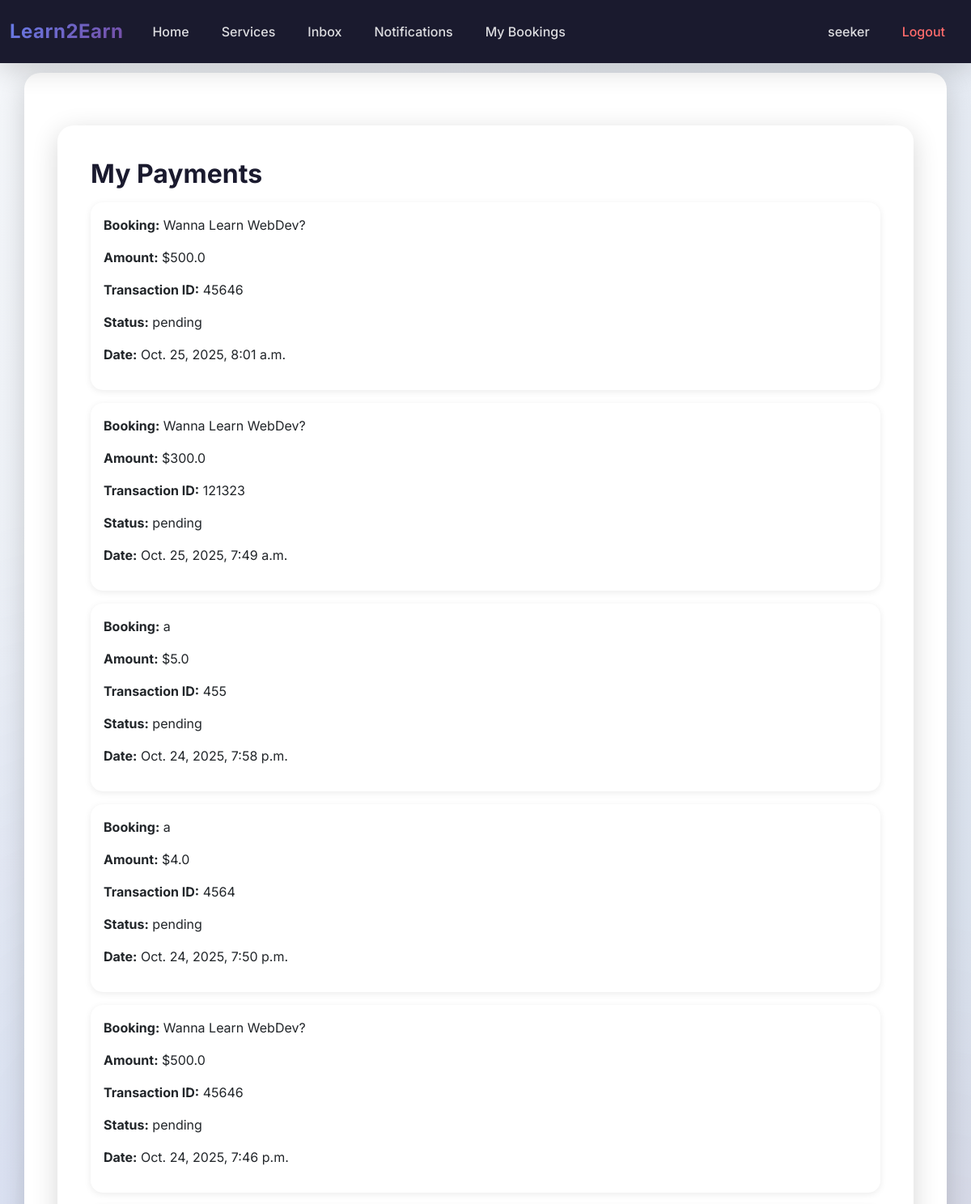
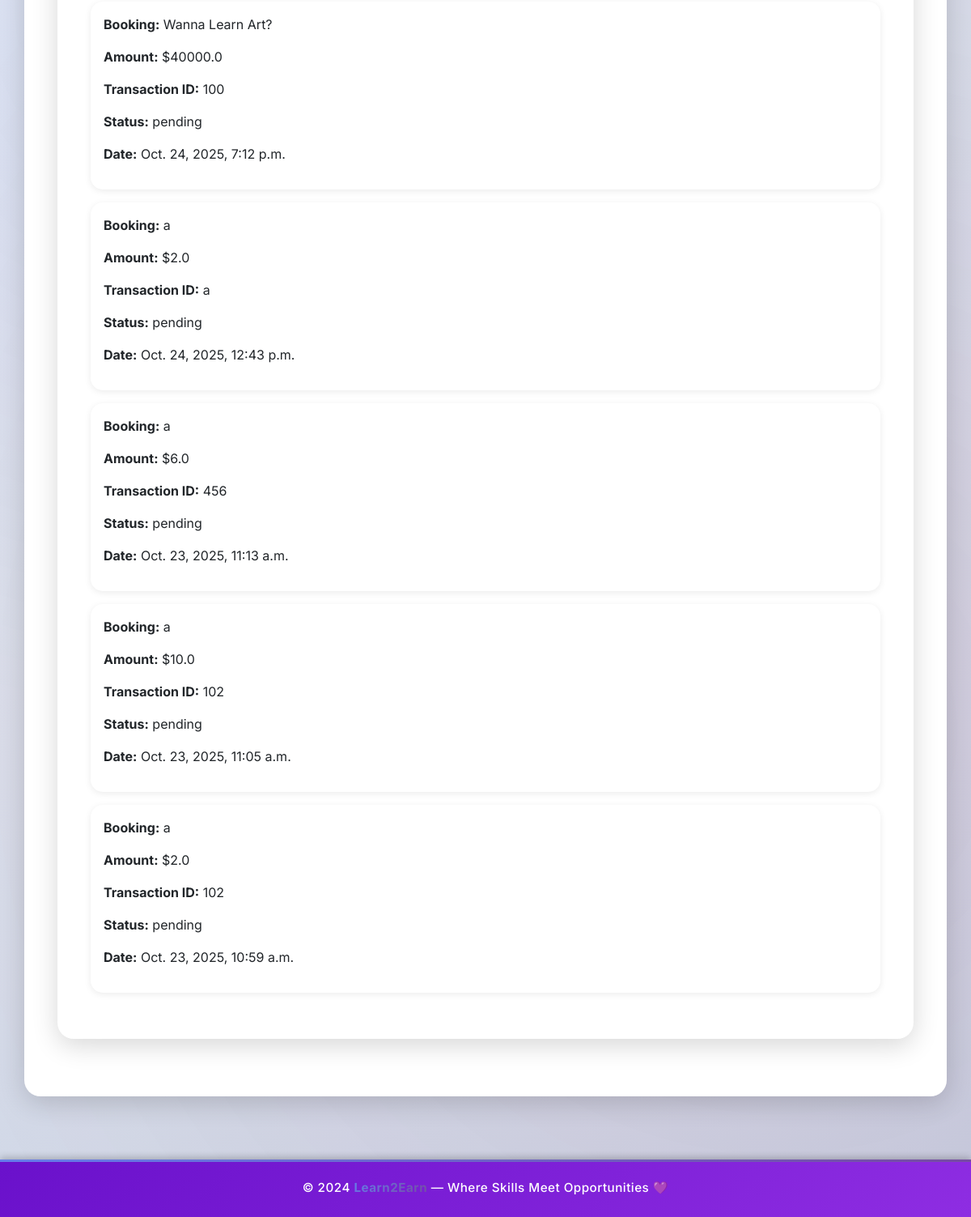
The page /reservation/my-payments/ (signed in) on the database its author committed (2 pictures, top to bottom).
### Learn2Earn/reservation/models.py (models this page shows, shortened)
class Payment(models.Model):
    STATUS_CHOICES = [
        ('pending', 'Pending'),
        ('completed', 'Completed'),
        ('failed', 'Failed'),
    ]
    booking = models.ForeignKey(Booking, on_delete=models.CASCADE)
    amount = models.FloatField()
    transaction_id = models.CharField(max_length=100)
    status = models.CharField(max_length=20, choices=STATUS_CHOICES, default='pending')
    payment_date = models.DateTimeField(auto_now_add=True)

class Booking(models.Model):
    STATUS_CHOICES = [
        ('pending', 'Pending'),
        ('confirmed', 'Confirmed'),
        ('completed', 'Completed'),
        ('cancelled', 'Cancelled'),
    ]
    provider = models.ForeignKey(User, on_delete=models.CASCADE, related_name='provider_bookings')
    seeker = models.ForeignKey(User, on_delete=models.CASCADE, related_name='seeker_bookings')
    service = models.ForeignKey(Service, on_delete=models.CASCADE)
    booking_date = models.DateField()
    duration = models.IntegerField()
    total_amount = models.FloatField()
    status = models.CharField(max_length=20, choices=STATUS_CHOICES, default='pending')
    created_at = models.DateTimeField(auto_now_add=True)

### Learn2Earn/users/models.py (models this page shows, shortened)
class Service(models.Model):
    provider = models.ForeignKey(User, on_delete=models.CASCADE)
    title = models.CharField(max_length=200)
    category = models.CharField(max_length=20)
    price_per_hour = models.FloatField()
    description = models.TextField()
    status = models.CharField(max_length=20)
    service_image = models.ImageField(upload_to='service_pics/', blank=True, null=True)
    created_at = models.DateTimeField(auto_now_add=True)

### Learn2Earn/reservation/views.py (the view)
# urls.py: path('my-payments/', views.my_payments, name='my_payments'),
def my_payments(request):
    if not request.user.is_authenticated:
        return redirect('users:login')
    payments = Payment.objects.filter(booking__seeker=request.user) | Payment.objects.filter(
        booking__provider=request.user)
    payments = payments.order_by('-payment_date')
    return render(request, 'reservation/payment_list.html', {'payments': payments})

### Learn2Earn/templates/reservation/payment_list.html
{% extends 'base.html' %}
{% block content %}
<div class="container mt-4">
    <h2>My Payments</h2>
    {% if payments %}
        {% for payment in payments %}
        <div class="card mb-3">
            <div class="card-body">
                <p><strong>Booking:</strong> {{ payment.booking.service.title }}</p>
                <p><strong>Amount:</strong> ${{ payment.amount }}</p>
                <p><strong>Transaction ID:</strong> {{ payment.transaction_id }}</p>
                <p><strong>Status:</strong> {{ payment.status }}</p>
                <p><strong>Date:</strong> {{ payment.payment_date }}</p>
            </div>
        </div>
        {% endfor %}
    {% else %}
        <p>No payments yet.</p>
    {% endif %}
</div>
{% endblock %}

### Learn2Earn/templates/base.html (shortened to what this page needs)
<!DOCTYPE html>
<html lang="en">
<head>
    <link href="https://cdn.jsdelivr.net/npm/bootstrap@5.3.2/dist/css/bootstrap.min.css" rel="stylesheet">
</head>
<body>
<nav class="navbar navbar-expand-lg navbar-dark fixed-top">
  <div class="container-fluid">
    <a class="navbar-brand" href="/">Learn2Earn</a>
    <div class="collapse navbar-collapse" id="navbarContent">
      <ul class="navbar-nav me-auto mb-2 mb-lg-0">
        <li class="nav-item">
          <a class="nav-link" href="/">Home</a>
        </li>
        <li class="nav-item">
          <a class="nav-link" href="{% url 'users:service_list' %}">Services</a>
        </li>
        {% if user.is_authenticated %}
        <li class="nav-item">
          <a class="nav-link" href="{% url 'messaging:inbox' %}">Inbox</a>
        </li>
        <li class="nav-item">
          <a class="nav-link" href="{% url 'messaging:notifications' %}">Notifications</a>
        </li>
        {% if user.userprofile_set.first.user_type == 'seeker' %}
        <li class="nav-item">
          <a class="nav-link" href="{% url 'reservation:my_bookings' %}">My Bookings</a>
        </li>
        {% endif %}
        {% endif %}
      </ul>
      <ul class="navbar-nav mb-2 mb-lg-0">
        {% if user.is_authenticated %}
        <li class="nav-item">
          <a class="nav-link" href="{% url 'users:profile' %}">{{ user.username }}</a>
        </li>
        <li class="nav-item">
          <a class="nav-link text-danger" href="{% url 'users:logout' %}">Logout</a>
        </li>
        {% endif %}
      </ul>
    </div>
  </div>
</nav>
<div class="container" style="margin-top: 90px;">
    {% block content %}
    {% endblock %}
</div>
<footer class="footer-violet text-center py-4 mt-5">
  <p class="mb-0">© 2024 <strong>Learn2Earn</strong> — Where Skills Meet Opportunities 💜</p>
</footer>
</body>
</html>

### Learn2Earn/templates/base.html (style rules this page uses)
:root { --primary-gradient: linear-gradient(135deg, #667eea 0%, #764ba2 100%); --secondary-gradient: linear-gradient(135deg, #f093fb 0%, #f5576c 100%); --success-gradient: linear-gradient(135deg, #4facfe 0%, #00f2fe 100%); --dark-bg: #1a1a2e; --darker-bg: #16213e; --light-text: #f8f9fa; --shadow-sm: 0 2px 8px rgba(0, 0, 0, 0.08); --shadow-md: 0 4px 16px rgba(0, 0, 0, 0.12); --shadow-lg: 0 8px 32px rgba(0, 0, 0, 0.16); }
* { margin: 0; padding: 0; box-sizing: border-box; }
body { background: linear-gradient(135deg, #f5f7fa 0%, #c3cfe2 100%); font-family: 'Inter', 'Segoe UI', Tahoma, Geneva, Verdana, sans-serif; min-height: 100vh; position: relative; }
body::before { content: ''; position: fixed; top: 0; left: 0; width: 100%; height: 100%; background: radial-gradient(circle at 20% 50%, rgba(102, 126, 234, 0.1) 0%, transparent 50%), radial-gradient(circle at 80% 80%, rgba(245, 87, 108, 0.1) 0%, transparent 50%); pointer-events: none; z-index: 0; }
.navbar { background: var(--dark-bg) !important; box-shadow: var(--shadow-lg); backdrop-filter: blur(10px); padding: 1rem 0; transition: all 0.3s ease; }
.navbar-brand { font-weight: 700; font-size: 1.5rem; letter-spacing: 0.5px; background: var(--primary-gradient); -webkit-background-clip: text; -webkit-text-fill-color: transparent; background-clip: text; transition: transform 0.3s ease; }
.nav-link { color: rgba(255, 255, 255, 0.85) !important; transition: all 0.3s ease; padding: 0.5rem 1rem !important; margin: 0 0.25rem; border-radius: 8px; font-weight: 500; position: relative; }
.nav-link::before { content: ''; position: absolute; bottom: 0; left: 50%; transform: translateX(-50%); width: 0; height: 2px; background: var(--success-gradient); transition: width 0.3s ease; }
.nav-link.text-danger { color: #ff6b6b !important; }
.container { background: #fff; border-radius: 20px; padding: 40px; margin-top: 30px; margin-bottom: 30px; box-shadow: var(--shadow-lg); position: relative; z-index: 1; backdrop-filter: blur(10px); border: 1px solid rgba(255, 255, 255, 0.8); animation: fadeInUp 0.6s ease; }
h1, h2, h3, h4, h5, h6 { font-weight: 700; color: var(--dark-bg); margin-bottom: 1rem; }
.card { border: none; border-radius: 15px; box-shadow: var(--shadow-sm); transition: all 0.3s ease; overflow: hidden; }
footer { background: var(--darker-bg); color: rgba(255, 255, 255, 0.7); font-size: 0.95rem; position: relative; width: 100%; margin-top: auto; z-index: 1; }
footer::before { content: ''; position: absolute; top: 0; left: 0; width: 100%; height: 3px; background: var(--primary-gradient); }
footer p { margin: 0; }
footer strong { background: var(--primary-gradient); -webkit-background-clip: text; -webkit-text-fill-color: transparent; background-clip: text; font-weight: 700; }
a { transition: all 0.3s ease; }
.container > * { animation: fadeIn 0.5s ease; }
.footer-violet { background: linear-gradient(135deg, #6a11cb, #8e2de2); color: #fff; font-weight: 500; letter-spacing: 0.5px; box-shadow: 0 -3px 8px rgba(0, 0, 0, 0.2); width: 100%; }
.footer-violet p { margin: 0; }
html, body { height: 100%; }
body { display: flex; flex-direction: column; }
.container { flex: 1 0 auto; }
.footer-violet { flex-shrink: 0; }

### rows shown on the page
Payment: booking.service "Wanna Learn WebDev?", amount "500.0", transaction_id "45646", status "pending", payment_date "Oct. 25, 2025, 8:01 a.m."
Payment: booking.service "Wanna Learn WebDev?", amount "300.0", transaction_id "121323", status "pending", payment_date "Oct. 25, 2025, 7:49 a.m."
Payment: booking.service "a", amount "5.0", transaction_id "455", status "pending", payment_date "Oct. 24, 2025, 7:58 p.m."
Payment: booking.service "a", amount "4.0", transaction_id "4564", status "pending", payment_date "Oct. 24, 2025, 7:50 p.m."
Payment: booking.service "Wanna Learn WebDev?", amount "500.0", transaction_id "45646", status "pending", payment_date "Oct. 24, 2025, 7:46 p.m."
Payment: booking.service "Wanna Learn Art?", amount "40000.0", transaction_id "100", status "pending", payment_date "Oct. 24, 2025, 7:12 p.m."
Payment: booking.service "a", amount "2.0", transaction_id "a", status "pending", payment_date "Oct. 24, 2025, 12:43 p.m."
Payment: booking.service "a", amount "6.0", transaction_id "456", status "pending", payment_date "Oct. 23, 2025, 11:13 a.m."
Payment: booking.service "a", amount "10.0", transaction_id "102", status "pending", payment_date "Oct. 23, 2025, 11:05 a.m."
Payment: booking.service "a", amount "2.0", transaction_id "102", status "pending", payment_date "Oct. 23, 2025, 10:59 a.m."

### other values the page prints
{{ user.username }} "seeker"
